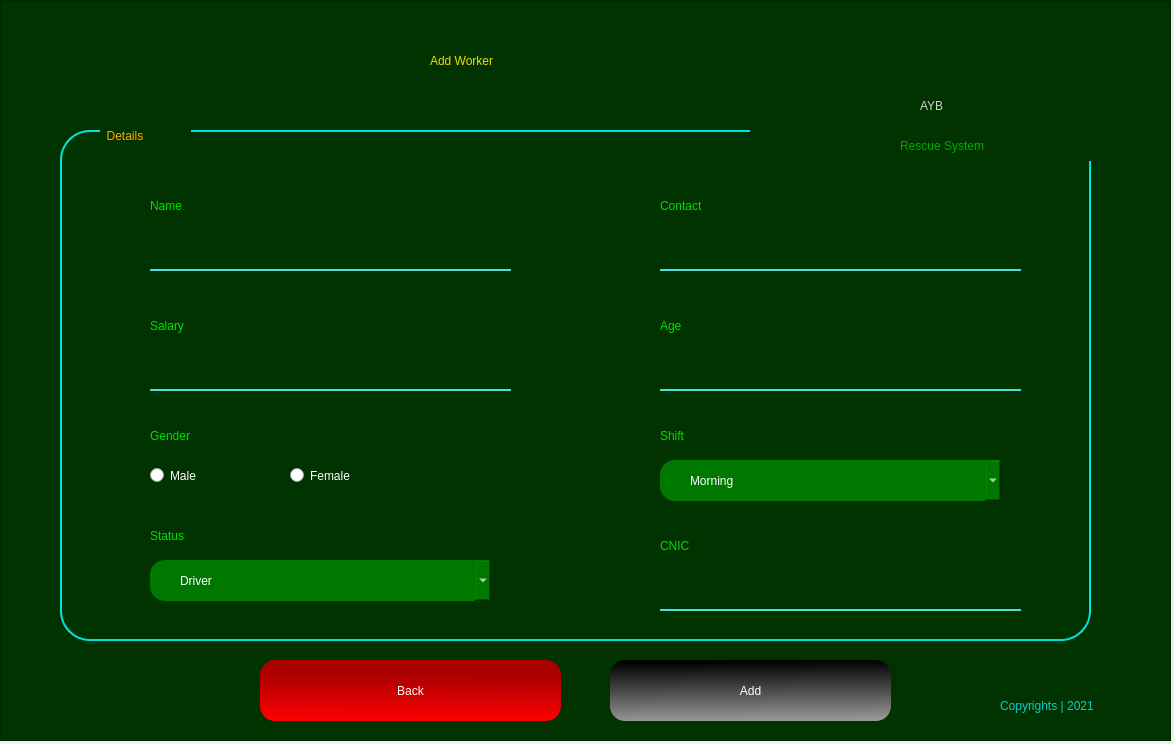
<?xml version="1.0" encoding="UTF-8"?>
<ui version="4.0">
 <class>Form</class>
 <widget class="QWidget" name="Form">
  <property name="geometry">
   <rect>
    <x>0</x>
    <y>0</y>
    <width>1174</width>
    <height>744</height>
   </rect>
  </property>
  <property name="windowTitle">
   <string>Form</string>
  </property>
  <widget class="QFrame" name="frame">
   <property name="geometry">
    <rect>
     <x>0</x>
     <y>0</y>
     <width>1171</width>
     <height>741</height>
    </rect>
   </property>
   <property name="styleSheet">
    <string notr="true">QFrame{

background-color: rgb(0, 51, 0);
color: rgb(0, 0, 0);

}
</string>
   </property>
   <property name="frameShape">
    <enum>QFrame::StyledPanel</enum>
   </property>
   <property name="frameShadow">
    <enum>QFrame::Raised</enum>
   </property>
   <widget class="QLabel" name="label_5">
    <property name="geometry">
     <rect>
      <x>430</x>
      <y>10</y>
      <width>291</width>
      <height>101</height>
     </rect>
    </property>
    <property name="styleSheet">
     <string notr="true">font: 87 26pt &quot;Arial Black&quot;;
color: rgb(255, 213, 0);</string>
    </property>
    <property name="text">
     <string>Add Worker</string>
    </property>
   </widget>
   <widget class="QLabel" name="label_7">
    <property name="geometry">
     <rect>
      <x>10</x>
      <y>670</y>
      <width>61</width>
      <height>61</height>
     </rect>
    </property>
    <property name="styleSheet">
     <string notr="true">background-image: url(:/newPrefix/—Pngtree—red and black logo_5517319.png);</string>
    </property>
    <property name="text">
     <string/>
    </property>
    <property name="pixmap">
     <pixmap resource="mainLogo.qrc">:/newPrefix/—Pngtree—red and black logo_5517319.png</pixmap>
    </property>
    <property name="scaledContents">
     <bool>true</bool>
    </property>
   </widget>
   <widget class="QLabel" name="label_8">
    <property name="geometry">
     <rect>
      <x>1000</x>
      <y>690</y>
      <width>161</width>
      <height>31</height>
     </rect>
    </property>
    <property name="styleSheet">
     <string notr="true">font: 25 12pt &quot;Bahnschrift Light&quot;;
color: rgb(0, 208, 208);</string>
    </property>
    <property name="text">
     <string>Copyrights | 2021</string>
    </property>
   </widget>
   <widget class="QFrame" name="frame_3">
    <property name="geometry">
     <rect>
      <x>60</x>
      <y>130</y>
      <width>1031</width>
      <height>511</height>
     </rect>
    </property>
    <property name="styleSheet">
     <string notr="true">QFrame{

border: 2px solid rgb(0, 226, 226);
border-radius: 30px;

}</string>
    </property>
    <property name="frameShape">
     <enum>QFrame::StyledPanel</enum>
    </property>
    <property name="frameShadow">
     <enum>QFrame::Raised</enum>
    </property>
    <widget class="QLabel" name="label_2">
     <property name="geometry">
      <rect>
       <x>40</x>
       <y>-10</y>
       <width>91</width>
       <height>31</height>
      </rect>
     </property>
     <property name="styleSheet">
      <string notr="true">border: none;
font: 12pt &quot;MS Shell Dlg 2&quot;;
color: rgb(255, 170, 0)</string>
     </property>
     <property name="text">
      <string>  Details</string>
     </property>
    </widget>
    <widget class="QLineEdit" name="nameTxt">
     <property name="geometry">
      <rect>
       <x>90</x>
       <y>100</y>
       <width>361</width>
       <height>41</height>
      </rect>
     </property>
     <property name="styleSheet">
      <string notr="true">QLineEdit{
background-color: rgb(0, 51, 0);
border-top:none;
border-left: none;
border-right: none;
border-bottom: 2px solid rgb(74, 224, 222);
color: #FFF;
	font: 11pt &quot;MS Shell Dlg 2&quot;;

}

QLineEdit:hover{

border-bottom: 2px solid rgb(0, 125, 125);

}

QLineEdit:focus{
border: 2px solid rgb(0, 141, 212);
border-radius: 25px;
}</string>
     </property>
     <property name="text">
      <string/>
     </property>
    </widget>
    <widget class="QLabel" name="label_3">
     <property name="geometry">
      <rect>
       <x>90</x>
       <y>60</y>
       <width>201</width>
       <height>31</height>
      </rect>
     </property>
     <property name="styleSheet">
      <string notr="true">font: 16pt &quot;Myanmar Text&quot;;
color: rgb(0, 222, 0);
border: none;
</string>
     </property>
     <property name="text">
      <string>Name</string>
     </property>
    </widget>
    <widget class="QLabel" name="label_4">
     <property name="geometry">
      <rect>
       <x>90</x>
       <y>180</y>
       <width>201</width>
       <height>31</height>
      </rect>
     </property>
     <property name="styleSheet">
      <string notr="true">font: 16pt &quot;Myanmar Text&quot;;
color: rgb(0, 222, 0);
border: none;
</string>
     </property>
     <property name="text">
      <string>Salary</string>
     </property>
    </widget>
    <widget class="QLineEdit" name="salTxt">
     <property name="geometry">
      <rect>
       <x>90</x>
       <y>220</y>
       <width>361</width>
       <height>41</height>
      </rect>
     </property>
     <property name="styleSheet">
      <string notr="true">QLineEdit{
background-color: rgb(0, 51, 0);
border-top:none;
border-left: none;
border-right: none;
border-bottom: 2px solid rgb(74, 224, 222);
color: #FFF;
	font: 11pt &quot;MS Shell Dlg 2&quot;;

}

QLineEdit:hover{

border-bottom: 2px solid rgb(0, 125, 125);

}

QLineEdit:focus{
border: 2px solid rgb(0, 141, 212);
border-radius: 25px;
}</string>
     </property>
     <property name="text">
      <string/>
     </property>
    </widget>
    <widget class="QLabel" name="label_6">
     <property name="geometry">
      <rect>
       <x>600</x>
       <y>60</y>
       <width>201</width>
       <height>31</height>
      </rect>
     </property>
     <property name="styleSheet">
      <string notr="true">font: 16pt &quot;Myanmar Text&quot;;
color: rgb(0, 222, 0);
border: none;
</string>
     </property>
     <property name="text">
      <string>Contact</string>
     </property>
    </widget>
    <widget class="QLineEdit" name="contctTxt">
     <property name="geometry">
      <rect>
       <x>600</x>
       <y>100</y>
       <width>361</width>
       <height>41</height>
      </rect>
     </property>
     <property name="styleSheet">
      <string notr="true">QLineEdit{
background-color: rgb(0, 51, 0);
border-top:none;
border-left: none;
border-right: none;
border-bottom: 2px solid rgb(74, 224, 222);
color: #FFF;
	font: 11pt &quot;MS Shell Dlg 2&quot;;

}

QLineEdit:hover{

border-bottom: 2px solid rgb(0, 125, 125);

}

QLineEdit:focus{
border: 2px solid rgb(0, 141, 212);
border-radius: 25px;
}</string>
     </property>
     <property name="text">
      <string/>
     </property>
    </widget>
    <widget class="QLabel" name="label_9">
     <property name="geometry">
      <rect>
       <x>600</x>
       <y>180</y>
       <width>201</width>
       <height>31</height>
      </rect>
     </property>
     <property name="styleSheet">
      <string notr="true">font: 16pt &quot;Myanmar Text&quot;;
color: rgb(0, 222, 0);
border: none;
</string>
     </property>
     <property name="text">
      <string>Age</string>
     </property>
    </widget>
    <widget class="QLineEdit" name="ageTxt">
     <property name="geometry">
      <rect>
       <x>600</x>
       <y>220</y>
       <width>361</width>
       <height>41</height>
      </rect>
     </property>
     <property name="styleSheet">
      <string notr="true">QLineEdit{
background-color: rgb(0, 51, 0);
border-top:none;
border-left: none;
border-right: none;
border-bottom: 2px solid rgb(74, 224, 222);
color: #FFF;
	font: 11pt &quot;MS Shell Dlg 2&quot;;

}

QLineEdit:hover{

border-bottom: 2px solid rgb(0, 125, 125);

}

QLineEdit:focus{
border: 2px solid rgb(0, 141, 212);
border-radius: 25px;
}</string>
     </property>
     <property name="text">
      <string/>
     </property>
    </widget>
    <widget class="QLabel" name="label_10">
     <property name="geometry">
      <rect>
       <x>90</x>
       <y>290</y>
       <width>201</width>
       <height>31</height>
      </rect>
     </property>
     <property name="styleSheet">
      <string notr="true">font: 16pt &quot;Myanmar Text&quot;;
color: rgb(0, 222, 0);
border: none;
</string>
     </property>
     <property name="text">
      <string>Gender</string>
     </property>
    </widget>
    <widget class="QRadioButton" name="femaleRadio">
     <property name="geometry">
      <rect>
       <x>230</x>
       <y>330</y>
       <width>121</width>
       <height>31</height>
      </rect>
     </property>
     <property name="styleSheet">
      <string notr="true">color: #FFF;
font: 16pt &quot;MS Shell Dlg 2&quot;;</string>
     </property>
     <property name="text">
      <string>Female</string>
     </property>
    </widget>
    <widget class="QRadioButton" name="maleRadio">
     <property name="geometry">
      <rect>
       <x>90</x>
       <y>330</y>
       <width>91</width>
       <height>31</height>
      </rect>
     </property>
     <property name="styleSheet">
      <string notr="true">color: #FFF;
font: 16pt &quot;MS Shell Dlg 2&quot;;</string>
     </property>
     <property name="text">
      <string>Male</string>
     </property>
    </widget>
    <widget class="QLabel" name="label_11">
     <property name="geometry">
      <rect>
       <x>90</x>
       <y>390</y>
       <width>201</width>
       <height>31</height>
      </rect>
     </property>
     <property name="styleSheet">
      <string notr="true">font: 16pt &quot;Myanmar Text&quot;;
color: rgb(0, 222, 0);
border: none;
</string>
     </property>
     <property name="text">
      <string>Status</string>
     </property>
    </widget>
    <widget class="QComboBox" name="statusBox">
     <property name="geometry">
      <rect>
       <x>90</x>
       <y>430</y>
       <width>341</width>
       <height>41</height>
      </rect>
     </property>
     <property name="styleSheet">
      <string notr="true">QComboBox{
	background-color: rgb(0, 120, 0);
border-radius: 15px;
color: #FFF;
	font: 14pt &quot;MS Reference Sans Serif&quot;;
padding-left: 30px;
align-items: right;

}

QComboBox:hover{

background-color: rgb(0, 231, 0);

}</string>
     </property>
     <item>
      <property name="text">
       <string>Driver</string>
      </property>
     </item>
     <item>
      <property name="text">
       <string>Helper</string>
      </property>
     </item>
     <item>
      <property name="text">
       <string>Doctor</string>
      </property>
     </item>
    </widget>
    <widget class="QComboBox" name="shiftBox">
     <property name="geometry">
      <rect>
       <x>600</x>
       <y>330</y>
       <width>341</width>
       <height>41</height>
      </rect>
     </property>
     <property name="styleSheet">
      <string notr="true">QComboBox{
	background-color: rgb(0, 120, 0);
border-radius: 15px;
color: #FFF;
	font: 14pt &quot;MS Reference Sans Serif&quot;;
padding-left: 30px;
align-items: right;

}

QComboBox:hover{

background-color: rgb(0, 231, 0);

}</string>
     </property>
     <item>
      <property name="text">
       <string>Morning</string>
      </property>
     </item>
     <item>
      <property name="text">
       <string>Evening</string>
      </property>
     </item>
     <item>
      <property name="text">
       <string>Noon</string>
      </property>
     </item>
    </widget>
    <widget class="QLabel" name="label_12">
     <property name="geometry">
      <rect>
       <x>600</x>
       <y>290</y>
       <width>201</width>
       <height>31</height>
      </rect>
     </property>
     <property name="styleSheet">
      <string notr="true">font: 16pt &quot;Myanmar Text&quot;;
color: rgb(0, 222, 0);
border: none;
</string>
     </property>
     <property name="text">
      <string>Shift</string>
     </property>
    </widget>
    <widget class="QLineEdit" name="cnicTxt">
     <property name="geometry">
      <rect>
       <x>600</x>
       <y>440</y>
       <width>361</width>
       <height>41</height>
      </rect>
     </property>
     <property name="styleSheet">
      <string notr="true">QLineEdit{
background-color: rgb(0, 51, 0);
border-top:none;
border-left: none;
border-right: none;
border-bottom: 2px solid rgb(74, 224, 222);
color: #FFF;
	font: 11pt &quot;MS Shell Dlg 2&quot;;

}

QLineEdit:hover{

border-bottom: 2px solid rgb(0, 125, 125);

}

QLineEdit:focus{
border: 2px solid rgb(0, 141, 212);
border-radius: 25px;
}</string>
     </property>
     <property name="text">
      <string/>
     </property>
    </widget>
    <widget class="QLabel" name="label_21">
     <property name="geometry">
      <rect>
       <x>600</x>
       <y>400</y>
       <width>201</width>
       <height>31</height>
      </rect>
     </property>
     <property name="styleSheet">
      <string notr="true">font: 16pt &quot;Myanmar Text&quot;;
color: rgb(0, 222, 0);
border: none;
</string>
     </property>
     <property name="text">
      <string>CNIC</string>
     </property>
    </widget>
   </widget>
   <widget class="QPushButton" name="addBtn">
    <property name="geometry">
     <rect>
      <x>610</x>
      <y>660</y>
      <width>281</width>
      <height>61</height>
     </rect>
    </property>
    <property name="styleSheet">
     <string notr="true">QPushButton{
background-color: qlineargradient(spread:pad, x1:0.458, y1:0.0170455, x2:0.497512, y2:1, stop:0 rgba(0, 0, 0, 255), stop:1 rgba(152, 152, 152, 255));
border-radius:15px;
color: #FFF;
	font: 75 14pt &quot;Microsoft PhagsPa&quot;;

}

QPushButton:hover{

	background-color: rgb(0, 0, 0);
}</string>
    </property>
    <property name="text">
     <string>Add</string>
    </property>
   </widget>
   <widget class="QPushButton" name="backBtn">
    <property name="geometry">
     <rect>
      <x>260</x>
      <y>660</y>
      <width>301</width>
      <height>61</height>
     </rect>
    </property>
    <property name="styleSheet">
     <string notr="true">QPushButton{
background-color: qlineargradient(spread:pad, x1:0.512, y1:0.238636, x2:0.493, y2:1, stop:0 rgba(170, 0, 0, 255), stop:1 rgba(255, 0, 0, 255));
border-radius:15px;
color: #FFF;
	font: 75 14pt &quot;Microsoft PhagsPa&quot;;

}

QPushButton:hover{

	background-color: rgb(138, 0, 0);
}</string>
    </property>
    <property name="text">
     <string>Back</string>
    </property>
   </widget>
   <widget class="QLabel" name="label_24">
    <property name="geometry">
     <rect>
      <x>900</x>
      <y>130</y>
      <width>231</width>
      <height>31</height>
     </rect>
    </property>
    <property name="styleSheet">
     <string notr="true">font: 25 20pt &quot;Bahnschrift Light&quot;;
color: rgb(0, 170, 0);</string>
    </property>
    <property name="text">
     <string>Rescue System</string>
    </property>
   </widget>
   <widget class="QLabel" name="label_22">
    <property name="geometry">
     <rect>
      <x>750</x>
      <y>10</y>
      <width>211</width>
      <height>181</height>
     </rect>
    </property>
    <property name="styleSheet">
     <string notr="true">background-image: url(:/newPrefix/—Pngtree—red and black logo_5517319.png);</string>
    </property>
    <property name="text">
     <string/>
    </property>
    <property name="pixmap">
     <pixmap resource="mainLogo.qrc">:/newPrefix/—Pngtree—red and black logo_5517319.png</pixmap>
    </property>
    <property name="scaledContents">
     <bool>true</bool>
    </property>
   </widget>
   <widget class="QLabel" name="label_23">
    <property name="geometry">
     <rect>
      <x>920</x>
      <y>80</y>
      <width>191</width>
      <height>51</height>
     </rect>
    </property>
    <property name="styleSheet">
     <string notr="true">font: 87 36pt &quot;Arial Black&quot;;
color: rgb(207, 207, 207);</string>
    </property>
    <property name="text">
     <string>AYB</string>
    </property>
   </widget>
   <zorder>label_5</zorder>
   <zorder>label_7</zorder>
   <zorder>label_8</zorder>
   <zorder>frame_3</zorder>
   <zorder>addBtn</zorder>
   <zorder>backBtn</zorder>
   <zorder>label_22</zorder>
   <zorder>label_24</zorder>
   <zorder>label_23</zorder>
  </widget>
 </widget>
 <resources>
  <include location="mainLogo.qrc"/>
  <include location="mainLogo.qrc"/>
 </resources>
 <connections/>
</ui>
